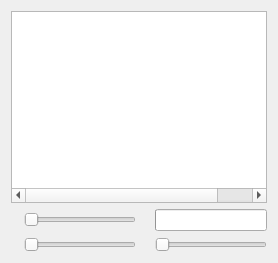
      <widget class="QWidget" name="layoutWidget">
       <layout class="QVBoxLayout" name="verticalLayout">
        <item>
         <widget class="ChannelsTree" name="channelsWidget">
          <property name="contextMenuPolicy">
           <enum>Qt::CustomContextMenu</enum>
          </property>
          <property name="accessibleName">
           <string>Channel list</string>
          </property>
          <property name="editTriggers">
           <set>QAbstractItemView::NoEditTriggers</set>
          </property>
          <property name="showDropIndicator" stdset="0">
           <bool>false</bool>
          </property>
          <property name="alternatingRowColors">
           <bool>false</bool>
          </property>
          <property name="selectionMode">
           <enum>QAbstractItemView::ExtendedSelection</enum>
          </property>
          <property name="selectionBehavior">
           <enum>QAbstractItemView::SelectItems</enum>
          </property>
          <property name="rootIsDecorated">
           <bool>false</bool>
          </property>
          <property name="uniformRowHeights">
           <bool>true</bool>
          </property>
          <property name="animated">
           <bool>false</bool>
          </property>
          <property name="headerHidden">
           <bool>true</bool>
          </property>
          <property name="columnCount">
           <number>5</number>
          </property>
          <attribute name="headerVisible">
           <bool>false</bool>
          </attribute>
          <attribute name="headerMinimumSectionSize">
           <number>5</number>
          </attribute>
          <attribute name="headerDefaultSectionSize">
           <number>50</number>
          </attribute>
          <attribute name="headerStretchLastSection">
           <bool>false</bool>
          </attribute>
          <column>
           <property name="text">
            <string notr="true">1</string>
           </property>
          </column>
          <column>
           <property name="text">
            <string notr="true">2</string>
           </property>
          </column>
          <column>
           <property name="text">
            <string notr="true">3</string>
           </property>
          </column>
          <column>
           <property name="text">
            <string notr="true">4</string>
           </property>
          </column>
          <column>
           <property name="text">
            <string notr="true">5</string>
           </property>
          </column>
         </widget>
        </item>
        <item>
         <layout class="QGridLayout" name="gridLayout" columnstretch="0,1,0,1">
          <item row="0" column="0">
           <widget class="QLabel" name="label">
            <property name="sizePolicy">
             <sizepolicy hsizetype="Preferred" vsizetype="Preferred">
              <horstretch>0</horstretch>
              <verstretch>0</verstretch>
             </sizepolicy>
            </property>
            <property name="toolTip">
             <string>Master volume</string>
            </property>
            <property name="text">
             <string/>
            </property>
            <property name="pixmap">
             <pixmap resource="resources.qrc">:/images/images/speaker.png</pixmap>
            </property>
            <property name="buddy">
             <cstring>volumeSlider</cstring>
            </property>
           </widget>
          </item>
          <item row="0" column="1">
           <widget class="QSlider" name="volumeSlider">
            <property name="sizePolicy">
             <sizepolicy hsizetype="Expanding" vsizetype="Fixed">
              <horstretch>0</horstretch>
              <verstretch>0</verstretch>
             </sizepolicy>
            </property>
            <property name="toolTip">
             <string>Master volume</string>
            </property>
            <property name="accessibleName">
             <string/>
            </property>
            <property name="maximum">
             <number>100</number>
            </property>
            <property name="orientation">
             <enum>Qt::Horizontal</enum>
            </property>
           </widget>
          </item>
          <item row="0" column="2">
           <widget class="QLabel" name="label_3">
            <property name="toolTip">
             <string>Voice level</string>
            </property>
            <property name="text">
             <string/>
            </property>
            <property name="pixmap">
             <pixmap resource="resources.qrc">:/images/images/vumeter.png</pixmap>
            </property>
            <property name="alignment">
             <set>Qt::AlignCenter</set>
            </property>
           </widget>
          </item>
          <item row="0" column="3">
           <widget class="QProgressBar" name="voiceactBar">
            <property name="sizePolicy">
             <sizepolicy hsizetype="Ignored" vsizetype="Preferred">
              <horstretch>0</horstretch>
              <verstretch>0</verstretch>
             </sizepolicy>
            </property>
            <property name="toolTip">
             <string>Voice level</string>
            </property>
            <property name="maximum">
             <number>20</number>
            </property>
            <property name="value">
             <number>0</number>
            </property>
            <property name="alignment">
             <set>Qt::AlignCenter</set>
            </property>
            <property name="format">
             <string/>
            </property>
           </widget>
          </item>
          <item row="1" column="0">
           <widget class="QLabel" name="label_2">
            <property name="toolTip">
             <string>Microphone gain</string>
            </property>
            <property name="text">
             <string/>
            </property>
            <property name="pixmap">
             <pixmap resource="resources.qrc">:/images/images/mike.png</pixmap>
            </property>
            <property name="alignment">
             <set>Qt::AlignCenter</set>
            </property>
            <property name="buddy">
             <cstring>micSlider</cstring>
            </property>
           </widget>
          </item>
          <item row="1" column="1">
           <widget class="QSlider" name="micSlider">
            <property name="sizePolicy">
             <sizepolicy hsizetype="Expanding" vsizetype="Fixed">
              <horstretch>0</horstretch>
              <verstretch>0</verstretch>
             </sizepolicy>
            </property>
            <property name="toolTip">
             <string>Microphone gain</string>
            </property>
            <property name="accessibleName">
             <string/>
            </property>
            <property name="maximum">
             <number>100</number>
            </property>
            <property name="orientation">
             <enum>Qt::Horizontal</enum>
            </property>
           </widget>
          </item>
          <item row="1" column="2">
           <widget class="QLabel" name="label_4">
            <property name="toolTip">
             <string>Voice activation level</string>
            </property>
            <property name="text">
             <string/>
            </property>
            <property name="pixmap">
             <pixmap resource="resources.qrc">:/images/images/voiceact.png</pixmap>
            </property>
            <property name="alignment">
             <set>Qt::AlignCenter</set>
            </property>
            <property name="buddy">
             <cstring>voiceactSlider</cstring>
            </property>
           </widget>
          </item>
          <item row="1" column="3">
           <widget class="QSlider" name="voiceactSlider">
            <property name="sizePolicy">
             <sizepolicy hsizetype="Expanding" vsizetype="Fixed">
              <horstretch>0</horstretch>
              <verstretch>0</verstretch>
             </sizepolicy>
            </property>
            <property name="toolTip">
             <string>Voice activation level</string>
            </property>
            <property name="maximum">
             <number>20</number>
            </property>
            <property name="pageStep">
             <number>5</number>
            </property>
            <property name="orientation">
             <enum>Qt::Horizontal</enum>
            </property>
           </widget>
          </item>
         </layout>
        </item>
       </layout>
      </widget>
